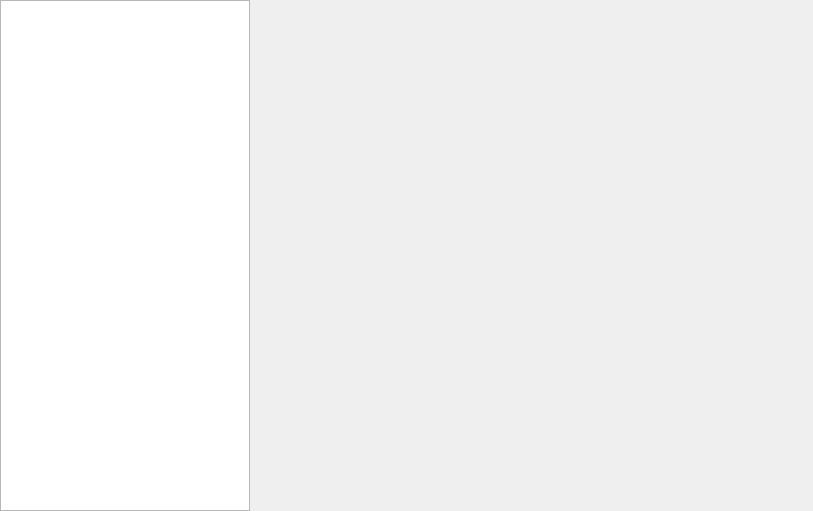
<?xml version="1.0" encoding="UTF-8"?>
<ui version="4.0">
 <class>dFilterClass</class>
 <widget class="QWidget" name="dFilterClass">
  <property name="geometry">
   <rect>
    <x>0</x>
    <y>0</y>
    <width>813</width>
    <height>511</height>
   </rect>
  </property>
  <property name="minimumSize">
   <size>
    <width>1</width>
    <height>1</height>
   </size>
  </property>
  <property name="windowTitle">
   <string>Filters</string>
  </property>
  <layout class="QGridLayout" name="gridLayout">
   <property name="leftMargin">
    <number>0</number>
   </property>
   <property name="topMargin">
    <number>0</number>
   </property>
   <property name="rightMargin">
    <number>0</number>
   </property>
   <property name="bottomMargin">
    <number>0</number>
   </property>
   <property name="spacing">
    <number>0</number>
   </property>
   <item row="0" column="1">
    <widget class="QLabel" name="image">
     <property name="sizePolicy">
      <sizepolicy hsizetype="Expanding" vsizetype="Expanding">
       <horstretch>0</horstretch>
       <verstretch>0</verstretch>
      </sizepolicy>
     </property>
     <property name="alignment">
      <set>Qt::AlignLeading|Qt::AlignLeft|Qt::AlignTop</set>
     </property>
    </widget>
   </item>
   <item row="0" column="0">
    <widget class="QListWidget" name="filterList">
     <property name="sizePolicy">
      <sizepolicy hsizetype="Fixed" vsizetype="Expanding">
       <horstretch>0</horstretch>
       <verstretch>0</verstretch>
      </sizepolicy>
     </property>
     <property name="minimumSize">
      <size>
       <width>250</width>
       <height>0</height>
      </size>
     </property>
     <property name="maximumSize">
      <size>
       <width>250</width>
       <height>16777215</height>
      </size>
     </property>
     <property name="focusPolicy">
      <enum>Qt::NoFocus</enum>
     </property>
     <property name="editTriggers">
      <set>QAbstractItemView::NoEditTriggers</set>
     </property>
     <property name="showDropIndicator" stdset="0">
      <bool>false</bool>
     </property>
    </widget>
   </item>
  </layout>
 </widget>
 <resources/>
 <connections/>
</ui>
